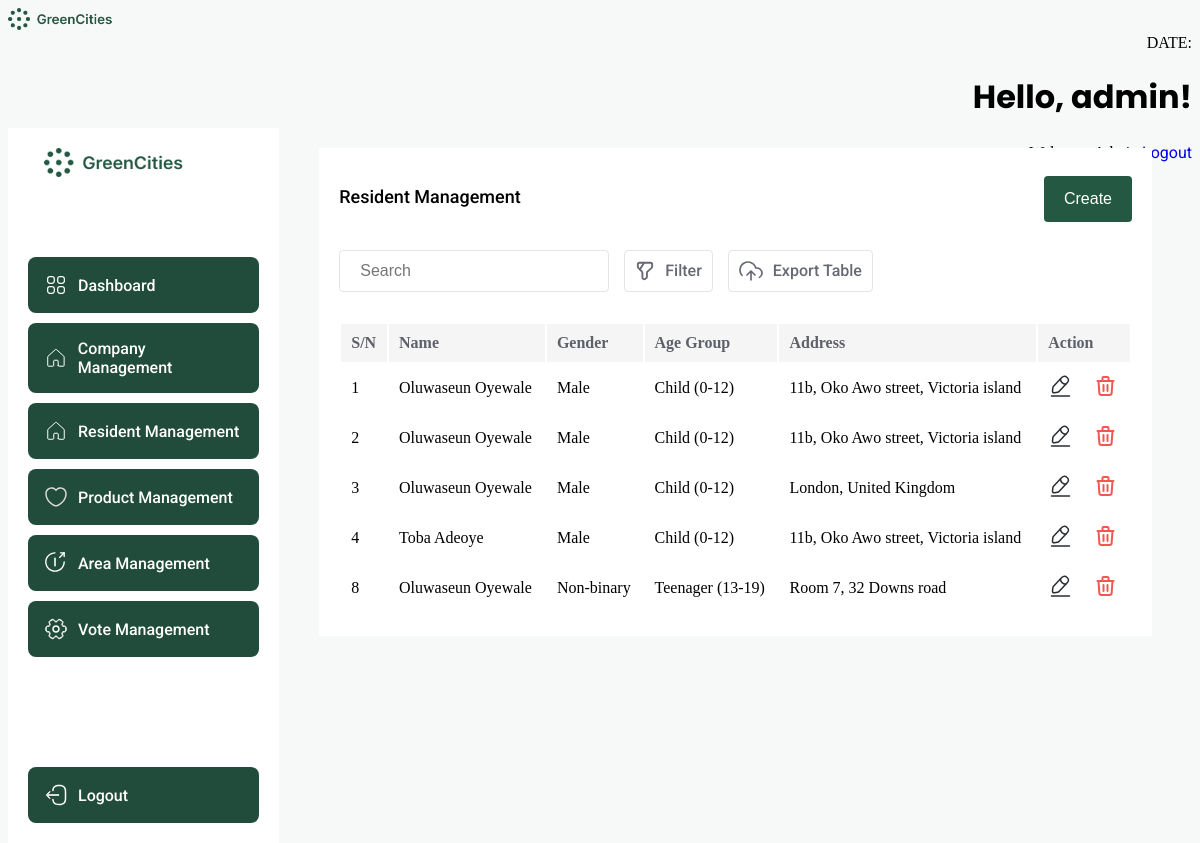
Page /resident/index.php (signed in) on the earlier database version.
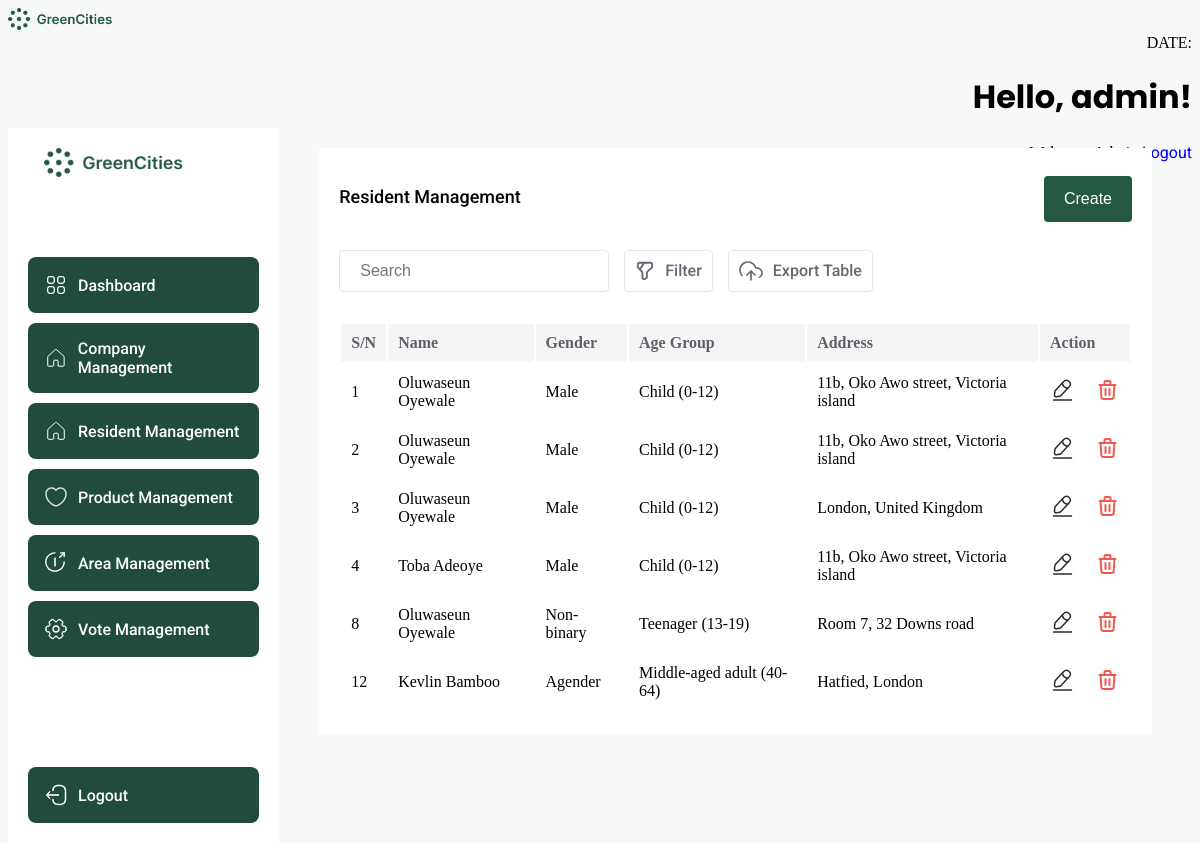
Same page on the later database version.
### tables this page shows
CREATE TABLE `resident` (
  `id` int(11) NOT NULL,
  `title` varchar(15) NOT NULL DEFAULT '',
  `first_name` varchar(50) NOT NULL,
  `last_name` varchar(50) NOT NULL,
  `email` varchar(50) NOT NULL,
  `phone` varchar(20) NOT NULL DEFAULT '',
  `area` int(11) DEFAULT NULL,
  `age_group` varchar(50) NOT NULL,
  `gender` varchar(15) NOT NULL,
  `interest` varchar(100) NOT NULL DEFAULT '',
  `voted_product` int(11) DEFAULT NULL,
  `user` int(11) NOT NULL
);

### resident/index.php (the view, shortened to what the changed rows need)
<?php
$servername = "localhost";
$username = "root";
$password = "";
$dbname = "Green Alliance";
$conn = new mysqli($servername, $username, $password, $dbname);
$residentListQuery = "SELECT * FROM `resident`";
$residentListResult = $conn->query($residentListQuery);
$residentListData = [];
if ($residentListResult->num_rows > 0) {
    while ($row = $residentListResult->fetch_assoc()) {
        $string1 = $row['first_name'];
        $string2 = $row['last_name'];
        $concatenatedString = $string1 . " " . $string2;
        $residentAreaId = $row['area'];
        $residentAgeGroup = $row['age_group'];
        $residentGender = $row['gender'];
        $resdientId = $row['id'];
        $sql = "SELECT * FROM `area` WHERE `id` = $residentAreaId";
        $result = $conn->query($sql);
        while ($row = mysqli_fetch_assoc($result)) {
            $residentAddress = $row['address'];
        }
        $myMap = [
            "id" => $resdientId,
            "name" => $concatenatedString,
            "gender" => $residentGender,
            "age_group" => $residentAgeGroup,
            "address" => $residentAddress,
        ];
        $residentListData[] = $myMap;
    }
} else {
}
$templateData = array(
    "result" => $residentListData,
);
?>
<!DOCTYPE html>
<html lang="en">
<head>
</head>
<?php include ("../include/header.php"); ?>
<body>
    <div class="dashboard-container">
        <div style="width: 100%;">
            <div style="background: white; margin: 20px 40px; padding: 20px;">
                <table class="table" style="width: 100%;">
                    <thead>
                        <tr style="background: #F5F5F6;">
                            <th scope="col" style="text-align: left">S/N</th>
                            <th scope="col" style="text-align: left">Name</th>
                            <th scope="col" style="text-align: left">Gender</th>
                            <th scope="col" style="text-align: left">Age Group</th>
                            <th scope="col" style="text-align: left">Address</th>
                            <th scope="col" style="text-align: left">Action</th>
                        </tr>
                    </thead>
                    <tbody>
                        <?php foreach ($templateData['result'] as $option): ?>
                            <tr>
                                <td><?php echo $option["id"]; ?></td>
                                <td><?php echo $option["name"]; ?></td>
                                <td><?php echo $option["gender"]; ?></td>
                                <td><?php echo $option["age_group"]; ?></td>
                                <td><?php echo $option["address"]; ?></td>
                                <td>
                                    <div style="display: flex; gap: 20px;">
                                        <a href="update.php?update=<?php echo $option['id'] ?>">
                                        </a>
                                        <a href="index.php?delete=<?php echo $option['id']; ?>">
                                        </a>
                                    </div>
                                </td>
                            </tr>
                        <?php endforeach; ?>
                    </tbody>
                </table>
            </div>
        </div>
    </div>
</body>
</html>

Differences in the rows shown:
added resident: id "12", name "Kevlin Bamboo", gender "Agender", age_group "Middle-aged adult (40-64)", address "Hatfied, London"
